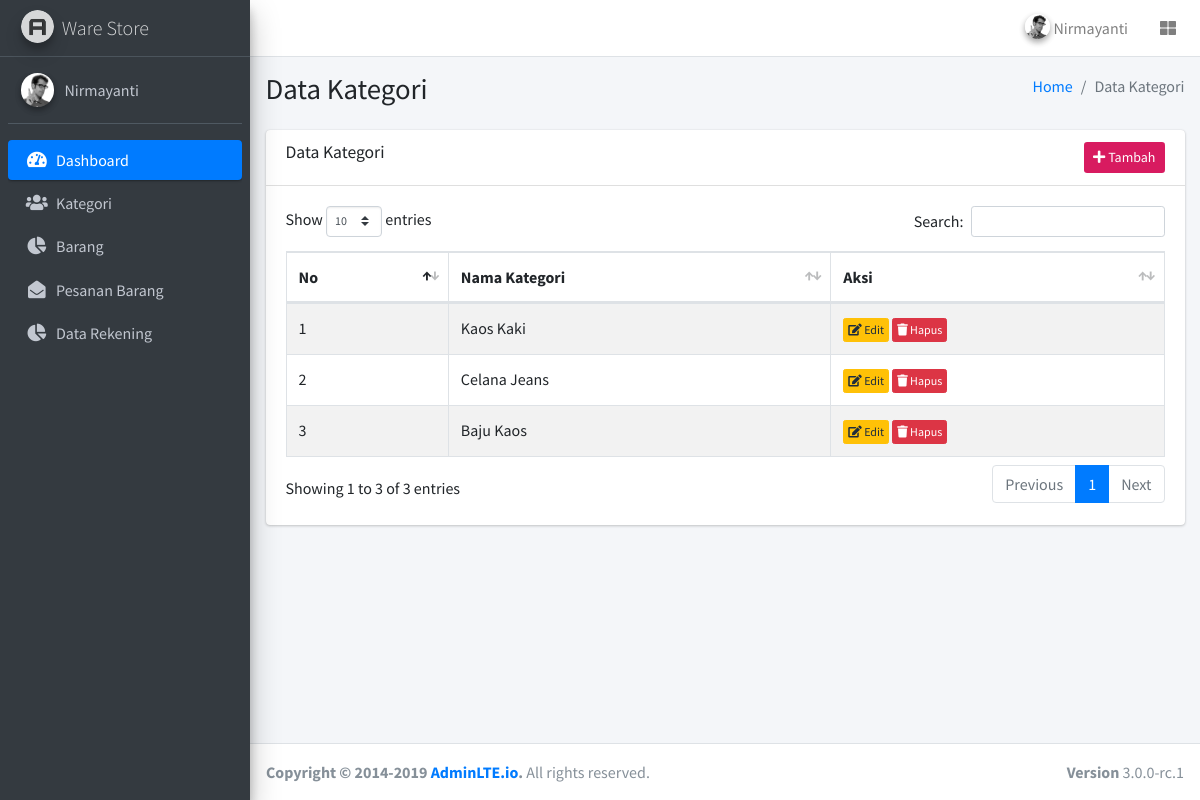
The app's page /admin/index.php?hal=kategori (signed in) with its own data.
### tables this page shows
CREATE TABLE `tbl_kategori` (
  `id_kategori` int(11) NOT NULL,
  `nama_kategori` varchar(150) NOT NULL,
  `id_admin` int(11) NOT NULL
);

### admin/halaman/kategori.php (the view, shortened to what this page needs)
<?php
    if(empty($_GET['act'])){
?>
        <section class="content-header">
            <div class="container-fluid">
                <div class="row mb-2">
                <div class="col-sm-6">
                    <h1>Data Kategori</h1>
                </div>
                <div class="col-sm-6">
                    <ol class="breadcrumb float-sm-right">
                    <li class="breadcrumb-item"><a href="index.php">Home</a></li>
                    <li class="breadcrumb-item active">Data Kategori</li>
                    </ol>
                </div>
                </div>
            </div>
        </section>
        <section class="content">
            <div class="container-fluid">
                <div class="row">
                <div class="col-12">
                    <div class="card">
                    <div class="card-header">
                        <h3 class="card-title">Data Kategori</h3>
                        <a href="?hal=kategori&act=tambah" class="btn btn-sm bg-maroon float-right"> <i class="fas fa-plus"></i> Tambah</a>
                    </div>
                    <div class="card-body">
                        <table id="example1" class="table table-bordered table-striped">
                        <thead>
                        <tr>
                            <th>No</th>
                            <th>Nama Kategori</th>
                            <th>Aksi</th>
                        </tr>
                        </thead>
                        <tbody>
                            <?php
                            $no=1;
                            $query= mysqli_query($koneksi,"SELECT * FROM tbl_kategori Order by id_kategori DESC");
                                while ($data=mysqli_fetch_array($query)) {
                            ?>
                                <tr>
                                    <td><?php echo $no++;?> </td>
                                    <td><?php echo $data['nama_kategori'];?></td>
                                    <td>
                                        <a href="?hal=kategori&act=edit&id=<?php echo $data['id_kategori'];?>" class="btn btn-warning btn-xs"> <i class="fas fa-edit"></i> Edit</a>
                                        <a href="?hal=kategori&hapus=<?php echo $data['id_kategori'];?>" class="btn btn-danger btn-xs" onclick = "return confirm('Yakin Data Akan Dihapus');"> <i class="fas fa-trash"></i> Hapus</a>
                                    </td>
                                </tr>
                            <?php
                                }
                            ?>
                        </table>
                    </div>
                    </div>
                </div>
                </div>
            </div>
        </section>
<?php
    }
?>

### admin/halaman/nav.php (shortened to what this page needs)
<nav class="main-header navbar navbar-expand navbar-white navbar-light">
    <ul class="navbar-nav ml-auto">
    <li class="nav-item dropdown user-menu">
        <a href="#" class="nav-link dropdown-toggle" data-toggle="dropdown">
          <img src="assets/dist/img/user2-160x160.jpg" class="user-image img-circle elevation-2" alt="User Image">
          <span class="d-none d-md-inline"><?php echo $nama;?></span>
        </a>
      </li>
      <li class="nav-item">
        <a class="nav-link" data-widget="control-sidebar" data-slide="true" href="#" role="button">
          <i class="fas fa-th-large"></i>
        </a>
      </li>
    </ul>
  </nav>

### admin/halaman/sidebar.php
<aside class="main-sidebar sidebar-dark-primary elevation-4">
    <a href="index.php" class="brand-link">
      <img src="assets/dist/img/AdminLTELogo.png" alt="AdminLTE Logo" class="brand-image img-circle elevation-3"
           style="opacity: .8">
      <span class="brand-text font-weight-light">Ware Store</span>
    </a>
    <div class="sidebar">
      <div class="user-panel mt-3 pb-3 mb-3 d-flex">
        <div class="image">
          <img src="assets/dist/img/user2-160x160.jpg" class="img-circle elevation-2" alt="User Image">
        </div>
        <div class="info">
          <a href="#" class="d-block"><?php echo $nama;?></a>
        </div>
      </div>
      <nav class="mt-2">
        <ul class="nav nav-pills nav-sidebar flex-column" data-widget="treeview" role="menu" data-accordion="false">
          <li class="nav-item ">
            <a href="index.php" class="nav-link active">
              <i class="nav-icon fas fa-tachometer-alt"></i>
              <p>
                Dashboard
              </p>
            </a>
          </li>
          <li class="nav-item">
            <a href="?hal=kategori" class="nav-link">
              <i class="nav-icon fas fa-users"></i>
              <p>
                Kategori
              </p>
            </a>
          </li>
          <li class="nav-item">
            <a href="?hal=barang" class="nav-link">
              <i class="nav-icon fas fa-chart-pie"></i>
              <p>
                Barang
              </p>
            </a>
          </li>
          <li class="nav-item">
            <a href="?hal=pesanan" class="nav-link">
              <i class="nav-icon fas fa-envelope-open"></i>
              <p>
                Pesanan Barang
              </p>
            </a>
          </li>
          <li class="nav-item">
            <a href="?hal=daftar_bank" class="nav-link">
              <i class="nav-icon fas fa-chart-pie"></i>
              <p>
                Data Rekening
              </p>
            </a>
          </li>
        </ul>
      </nav>
    </div>
  </aside>

### records on screen
tbl_kategori: nama_kategori "Kaos Kaki"
tbl_kategori: nama_kategori "Celana Jeans"
tbl_kategori: nama_kategori "Baju Kaos"

### other values on screen
$nama "Nirmayanti"
